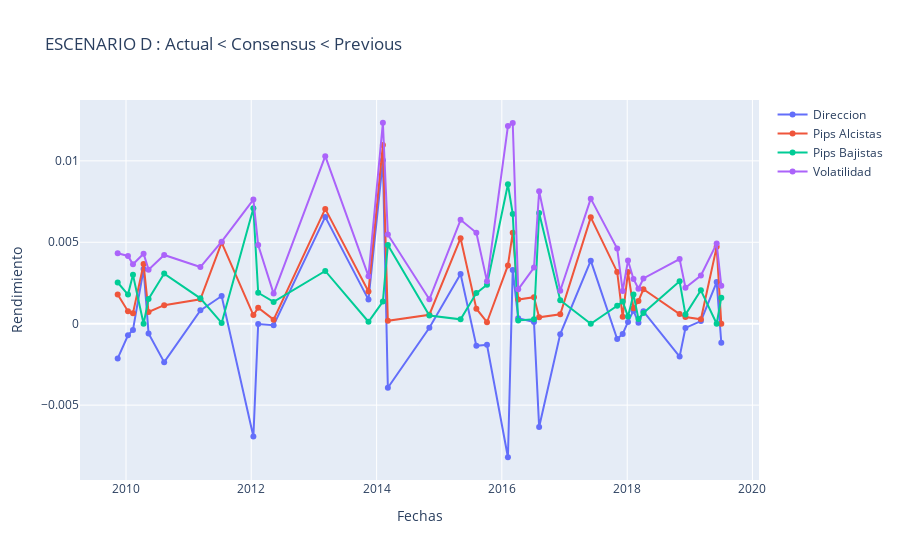

Notebook code for this chart:
### Code cell
plotesc(USD,Dusd,"ESCENARIO D : Actual < Consensus < Previous")
